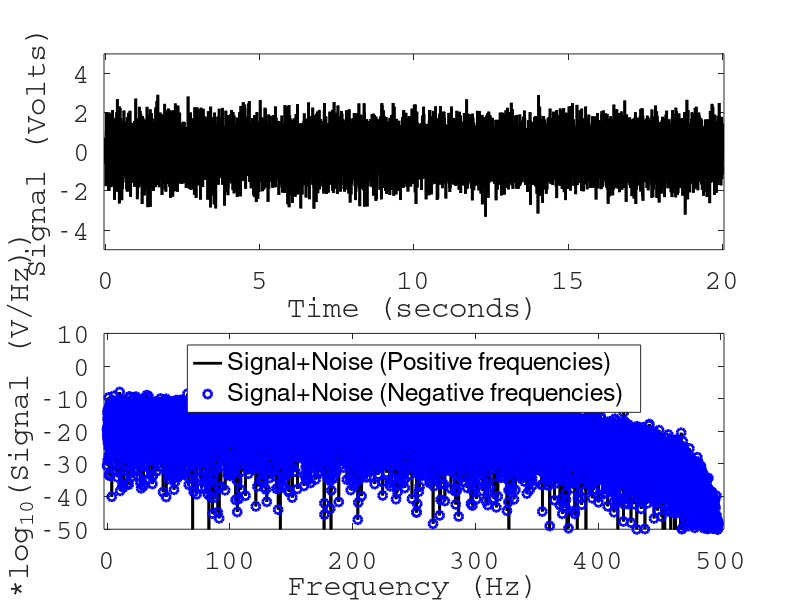

This figure's MATLAB source:
clear;
close;
home;
pkg load signal;

%dsp parameters for x-axis:
fs = 1000.0; %Hz
f_sig = 75; %Hz
T = 20.0; %Total time (1 sec)
dt = 1/fs;
df = 1/T;
f = transpose([0:df:fs/2]);
t = transpose([0.0:dt:T-dt]);
N = length(t)/2;
%dsp parameters for y-axis:
noise_sigma = 1.0;
noise = randn(size(t))*noise_sigma;
x = exp(-2*pi*0.06);
a = [1 1-x];
b = [x x];

%filtering
y = filter(b,a,noise);

%Computing the spectrum
Y = sqrt(conj(fft(y)).*fft(y));
Y_R = Y(1:length(f))*dt;
Y_L = Y(length(f)-1:end)*dt;

%Plotting section
figure(1, 'position',[0,0,1000,1000]);
subplot(2,1,1);
plot(t,y,'color','black','linewidth',2.0);
xlabel('Time (seconds)','fontname','Courier','fontsize',20);
ylabel('Signal (Volts)','fontname','Courier','fontsize',20);
set(gca(),'fontname','Courier','fontsize',20);
axis([0-dt*50 T+dt*50 -5*noise_sigma 5*noise_sigma]);
subplot(2,1,2);
hold on;
plot(f,20*log10(Y_R),'color','black','linewidth',2.0);
plot(f,20*log10(flipud(Y_L)),'o','color','blue','linewidth',2.0);
axis([0-df*50 fs/2+df*50 -50 10]);
xlabel('Frequency (Hz)','fontname','Courier','fontsize',20);
ylabel('20*log_{10}(Signal (V/Hz))','fontname','Courier','fontsize',20);
set(gca(),'fontname','Courier','fontsize',20);
legend('Signal+Noise (Positive frequencies)','Signal+Noise (Negative frequencies)','location','north');
box on;